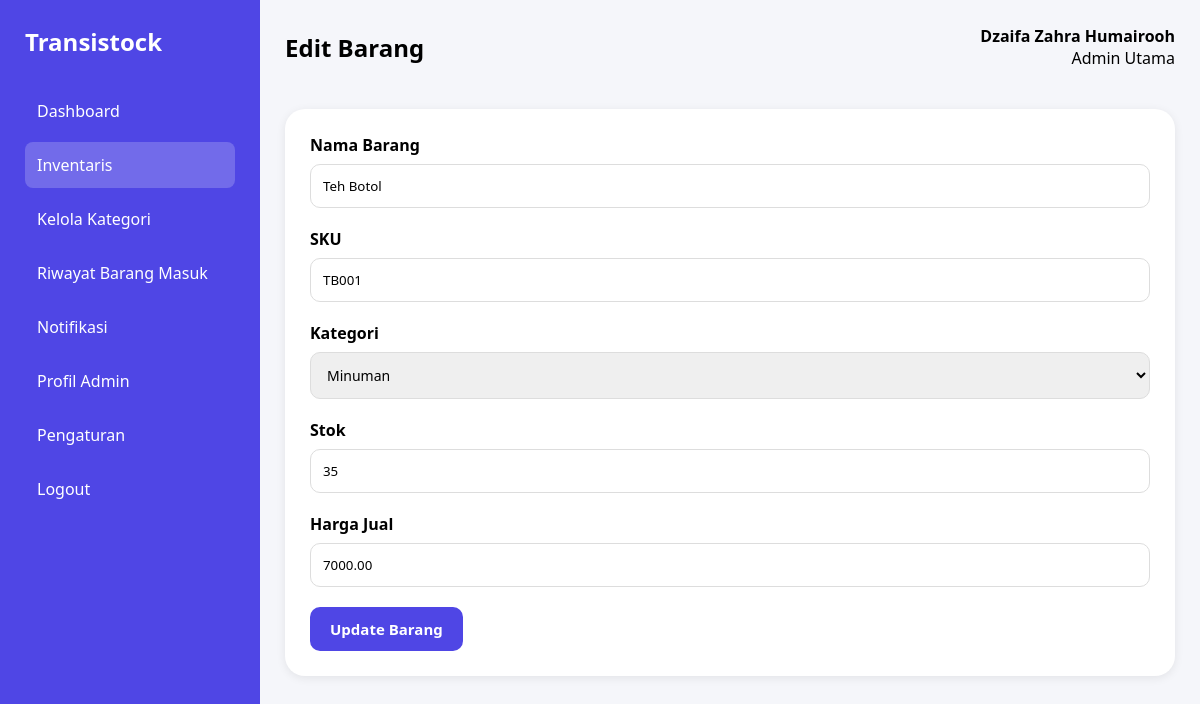
Page /admin/edit_barang.php?id=2 (signed in) on the committed database.
### tables this page shows
CREATE TABLE `barang` (
  `id_barang` int(11) NOT NULL,
  `nama_barang` varchar(100) NOT NULL,
  `sku` varchar(50) NOT NULL,
  `stok` int(11) DEFAULT 0,
  `harga_jual` decimal(12,2) DEFAULT NULL,
  `foto` varchar(255) DEFAULT NULL,
  `id_kategori` int(11) DEFAULT NULL,
  `id_supplier` int(11) DEFAULT NULL
);

CREATE TABLE `kategori` (
  `id_kategori` int(11) NOT NULL,
  `nama_kategori` varchar(100) NOT NULL,
  `deskripsi` text DEFAULT NULL,
  `status` enum('AKTIF','NONAKTIF') DEFAULT 'AKTIF'
);

### admin/edit_barang.php (the view, shortened to what this page needs)
<?php
include '../config/koneksi.php';
$dataKategori = mysqli_query(
    $conn,
    "SELECT * FROM kategori WHERE status='AKTIF'"
);
$id = $_GET['id'];
$data = mysqli_query($conn, "SELECT * FROM barang WHERE id_barang = '$id'");
$barang = mysqli_fetch_assoc($data);
?>
<!DOCTYPE html>
<html lang="en">
<head>
<link rel="stylesheet" href="dashboard.css">
</head>
<body>
<div class="container">
<div class="sidebar">
    <h2>Transistock</h2>
    <ul>
        <li>
            <a href="dashboard.php">Dashboard</a>
        </li>
        <li class="active">
            <a href="inventaris.php">Inventaris</a>
        </li>
        <li>
        <a href="kategori.php">Kelola Kategori</a>
</li>
<li>
    <a href="riwayat_barang_masuk.php">Riwayat Barang Masuk</a>
</li>
       <li>
    <a href="notifikasi.php">
        Notifikasi
    </a>
</li>
        <li>
    <a href="profil_admin.php">Profil Admin</a>
</li>
<li>
    <a href="pengaturan.php">Pengaturan</a>
</li>
        <li>
            <a href="../auth/logout.php">Logout</a>
        </li>
    </ul>
</div>
<div class="main">
    <div class="header">
        <h2>Edit Barang</h2>
        <div class="profile">
            <h4><?= $_SESSION['nama']; ?></h4>
            <p>Admin Utama</p>
        </div>
    </div>
    <div class="inventory-card">
        <form method="POST">
            <div class="form-group">
                <label>Nama Barang</label>
                <input
                    type="text"
                    name="nama_barang"
                    value="<?= $barang['nama_barang']; ?>"
                    required>
            </div>
            <div class="form-group">
                <label>SKU</label>
                <input
                    type="text"
                    name="sku"
                    value="<?= $barang['sku']; ?>"
                    required>
            </div>
            <div class="form-group">
                <label>Kategori</label>
                <select name="id_kategori" required>
                    <?php while($kategori = mysqli_fetch_assoc($dataKategori)) : ?>
                        <option
                            value="<?= $kategori['id_kategori']; ?>"
                            <?= ($barang['id_kategori'] == $kategori['id_kategori']) ? 'selected' : ''; ?>>
                            <?= $kategori['nama_kategori']; ?>
                        </option>
                    <?php endwhile; ?>
                </select>
            </div>
            <div class="form-group">
                <label>Stok</label>
                <input
                    type="number"
                    name="stok"
                    value="<?= $barang['stok']; ?>"
                    required>
            </div>
            <div class="form-group">
                <label>Harga Jual</label>
                <input
                    type="number"
                    name="harga_jual"
                    value="<?= $barang['harga_jual']; ?>"
                    required>
            </div>
            <button type="submit" name="update" class="btn-save">
                Update Barang
            </button>
        </form>
    </div>
</div>
</div>
</body>
</html>

### admin/dashboard.css (style rules this page uses)
* { margin:0; padding:0; box-sizing:border-box; font-family:Segoe UI, sans-serif; }
body { background:#f5f6fa; }
.container { display:flex; min-height:100vh; }
.sidebar { width:260px; background:#4f46e5; color:white; padding:25px; }
.sidebar h2 { margin-bottom:30px; }
.sidebar ul { list-style:none; }
.sidebar li { padding:12px; margin-bottom:8px; border-radius:8px; cursor:pointer; }
.sidebar li:hover, .sidebar .active { background:rgba(255,255,255,0.2); }
.sidebar a { color:white; text-decoration:none; }
.main { flex:1; padding:25px; }
.header { display:flex; justify-content:space-between; align-items:center; margin-bottom:25px; }
.profile { text-align:right; }
.inventory-card { background:white; padding:25px; border-radius:20px; box-shadow:0 2px 10px rgba(0,0,0,0.08); margin-top:40px; }
.form-group { margin-bottom:20px; }
.form-group label { display:block; margin-bottom:8px; font-weight:600; }
.form-group input, .form-group select { width:100%; padding:12px; border:1px solid #ddd; border-radius:10px; }
.btn-save { background:#4f46e5; color:white; border:none; padding:12px 20px; border-radius:10px; cursor:pointer; font-size:15px; font-weight:600; }
.form-group textarea, .form-group select { width:100%; padding:12px; border:1px solid #ddd; border-radius:10px; font-size:14px; resize:none; }

### rows in the picture
barang: nama_barang "Teh Botol", sku "TB001", id_kategori "Minuman", stok "35", harga_jual "7000.00"

### other values in the picture
$_SESSION['nama'] "Dzaifa Zahra Humairooh"
